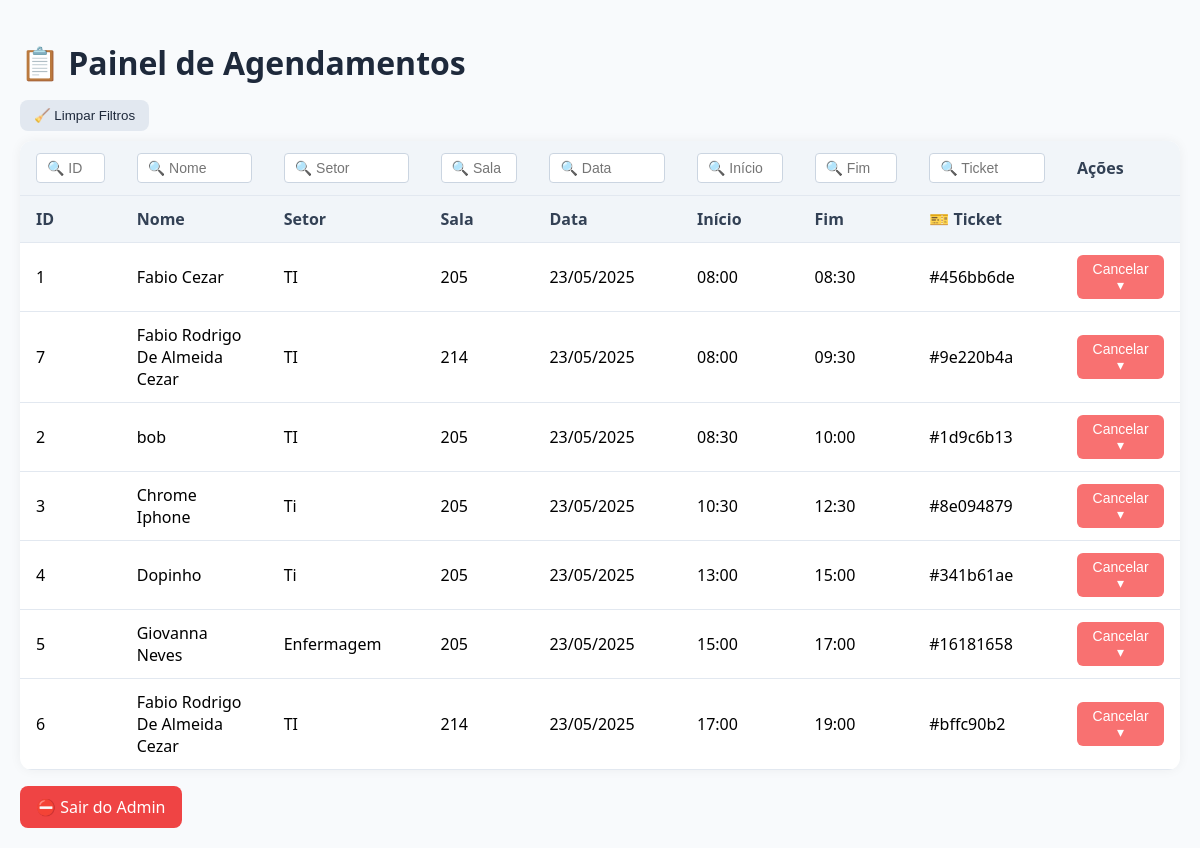
Screenshot of /agendamentos (signed in) with the database file from the repository.
### app/agendamento.py (models this page shows)
class Agendamento(db.Model):
    id = db.Column(db.Integer, primary_key=True)
    nome = db.Column(db.String(100), nullable=False)
    telefone = db.Column(db.String(20), nullable=False)
    setor = db.Column(db.String(100), nullable=False)
    sala = db.Column(db.String(10), nullable=False)
    data = db.Column(db.String(10), nullable=False)
    inicio = db.Column(db.DateTime, nullable=False)
    fim = db.Column(db.DateTime, nullable=False)
    ticket = db.Column(db.String(12), unique=True, nullable=False, default=lambda: uuid.uuid4().hex[:8])

### app/agendamento.py (the view)
@app.route("/agendamentos")
def listar_agendamentos():
    if session.get("admin_autorizado") != True:
        return redirect(url_for("login_admin"))
    agendamentos = Agendamento.query.order_by(Agendamento.data, Agendamento.inicio).all()
    for a in agendamentos:
        try:
            a.data_formatada = datetime.strptime(a.data, "%Y-%m-%d").strftime("%d/%m/%Y")
        except ValueError:
            a.data_formatada = a.data
        a.ticket_formatado = a.ticket
    return render_template("agendamentos.html", agendamentos=agendamentos)

### app/agendamento.py (called while the page is built)
@app.after_request
def add_header(response):
    response.headers["Cache-Control"] = "no-store, no-cache, must-revalidate, max-age=0"
    return response

### app/templates/agendamentos.html (shortened to what this page needs)
<!DOCTYPE html>
<html lang="pt-BR">
<head>
</head>
<body>
  <h1>📋 Painel de Agendamentos</h1>
  <div class="filtros-actions">
    <button class="limpar-filtros" onclick="limparFiltros()">🧹 Limpar Filtros</button>
  </div>
  <table id="tabela-agendamentos">
    <thead>
      <tr>
        <th><input type="text" placeholder="🔍 ID" onkeyup="filtrarTabela(0)"></th>
        <th><input type="text" placeholder="🔍 Nome" onkeyup="filtrarTabela(1)"></th>
        <th><input type="text" placeholder="🔍 Setor" onkeyup="filtrarTabela(2)"></th>
        <th><input type="text" placeholder="🔍 Sala" onkeyup="filtrarTabela(3)"></th>
        <th><input type="text" placeholder="🔍 Data" onkeyup="filtrarTabela(4)"></th>
        <th><input type="text" placeholder="🔍 Início" onkeyup="filtrarTabela(5)"></th>
        <th><input type="text" placeholder="🔍 Fim" onkeyup="filtrarTabela(6)"></th>
        <th><input type="text" placeholder="🔍 Ticket" onkeyup="filtrarTabela(7)"></th>
        <th>Ações</th>
      </tr>
      <tr>
        <th>ID</th>
        <th>Nome</th>
        <th>Setor</th>
        <th>Sala</th>
        <th>Data</th>
        <th>Início</th>
        <th>Fim</th>
        <th>🎫 Ticket</th>
        <th></th>
      </tr>
    </thead>
    <tbody>
      {% for a in agendamentos %}
      <tr>
        <td>{{ a.id }}</td>
        <td>{{ a.nome }}</td>
        <td>{{ a.setor }}</td>
        <td>{{ a.sala }}</td>
        <td>{{ a.data_formatada }}</td>
        <td>{{ a.inicio.strftime('%H:%M') }}</td>
        <td>{{ a.fim.strftime('%H:%M') }}</td>
        <td>#{{ a.ticket_formatado }}</td>
        <td>
          <div class="dropdown">
            <button class="cancelar-btn" onclick="toggleDropdown(this)">Cancelar ▾</button>
          </div>
        </td>
      </tr>
      {% endfor %}
    </tbody>
  </table>
  <a href="{{ url_for('logout') }}" class="logout">⛔ Sair do Admin</a>
</body>
</html>

### app/templates/agendamentos.html (style rules this page uses)
body { font-family: 'Segoe UI', sans-serif; background-color: #f8fafc; margin: 0; padding: 20px; }
h1 { color: #1e293b; margin-bottom: 16px; }
.filtros-actions { margin-bottom: 10px; }
.limpar-filtros { background: #e2e8f0; color: #1e293b; border: none; padding: 8px 14px; border-radius: 8px; font-weight: 500; cursor: pointer; }
table { width: 100%; border-collapse: collapse; background: white; border-radius: 12px; box-shadow: 0 0 12px rgba(0, 0, 0, 0.05); overflow: hidden; }
th, td { padding: 12px 16px; border-bottom: 1px solid #e2e8f0; text-align: left; }
th { background-color: #f1f5f9; color: #334155; font-weight: 600; }
input[type="text"] { width: 100%; padding: 6px 10px; border: 1px solid #cbd5e1; border-radius: 4px; font-size: 14px; box-sizing: border-box; }
.dropdown { position: relative; display: inline-block; }
.cancelar-btn { background: #f87171; color: white; border: none; border-radius: 6px; padding: 6px 14px; font-size: 14px; cursor: pointer; }
.logout { margin-top: 16px; display: inline-block; background: #ef4444; color: white; border: none; padding: 10px 16px; border-radius: 8px; font-weight: 500; cursor: pointer; text-decoration: none; }

### rows the page displays
Agendamento: id "1", nome "Fabio Cezar", setor "TI", sala "205", data_formatada "23/05/2025", inicio "08:00", fim "08:30", ticket_formatado "456bb6de"
Agendamento: id "7", nome "Fabio Rodrigo De Almeida Cezar", setor "TI", sala "214", data_formatada "23/05/2025", inicio "08:00", fim "09:30", ticket_formatado "9e220b4a"
Agendamento: id "2", nome "bob", setor "TI", sala "205", data_formatada "23/05/2025", inicio "08:30", fim "10:00", ticket_formatado "1d9c6b13"
Agendamento: id "3", nome "Chrome Iphone", setor "Ti", sala "205", data_formatada "23/05/2025", inicio "10:30", fim "12:30", ticket_formatado "8e094879"
Agendamento: id "4", nome "Dopinho", setor "Ti", sala "205", data_formatada "23/05/2025", inicio "13:00", fim "15:00", ticket_formatado "341b61ae"
Agendamento: id "5", nome "Giovanna Neves", setor "Enfermagem", sala "205", data_formatada "23/05/2025", inicio "15:00", fim "17:00", ticket_formatado "16181658"
Agendamento: id "6", nome "Fabio Rodrigo De Almeida Cezar", setor "TI", sala "214", data_formatada "23/05/2025", inicio "17:00", fim "19:00", ticket_formatado "bffc90b2"
